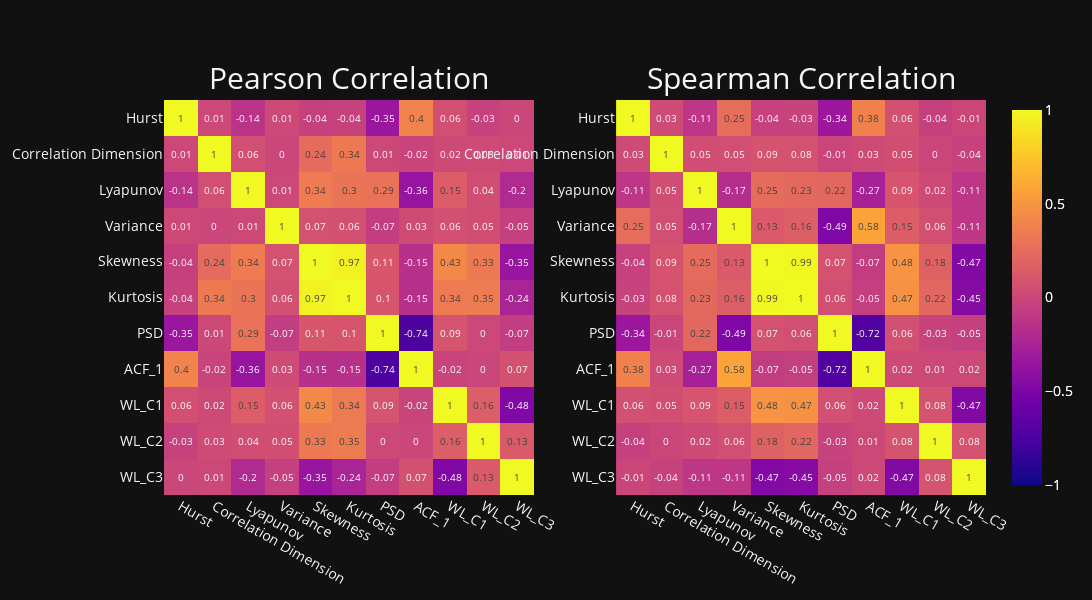

Source (notebook cell):
### Markdown cell above
### Correlation analysis

### Code cell
data = pd.read_parquet('Data/dataset.parquet')
fun.heatmap(data[data.columns[6:]])
